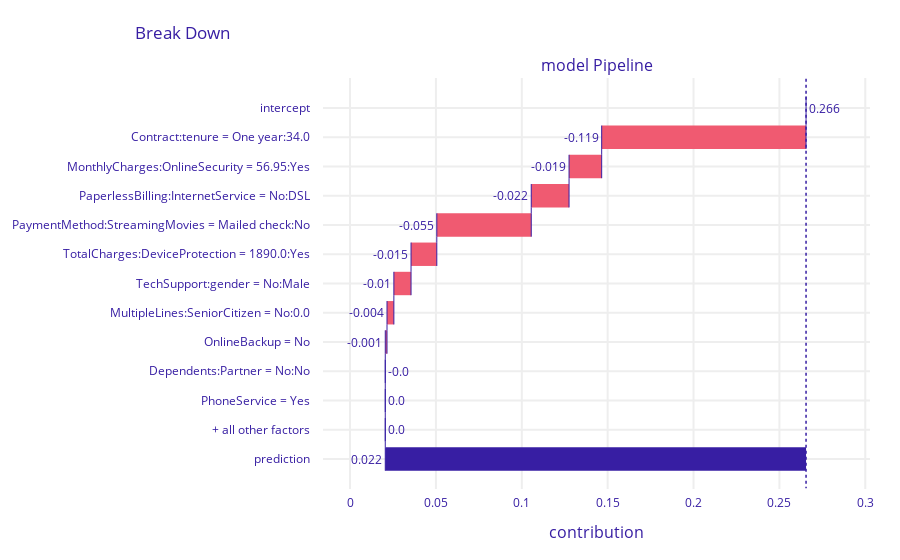

Source (notebook cell):
### Code cell
bd_henry = model_exp.predict_parts(customerA, 
             type = 'break_down_interactions',interaction_preference = 10)
bd_henry.plot()

### Figure 1 — Plotly figure (JSON) as saved in the notebook; plotly's stock layout.template omitted (floating-point values rounded to 4 significant figures)
{"data": [{"base": 0.2655, "connector": {"line": {"color": "#371ea3", "dash": "solid", "width": 1}, "mode": "spanning"}, "decreasing": {"marker": {"color": "#f05a71"}}, "hoverinfo": "text+delta", "hoverlabel": {"bgcolor": "rgba(0, 0, 0, 0.8)"}, "hovertext": ["Average response: 0.266<br>Prediction: 0.022", "Contract:tenure = One year:34.0<br>decreases average response by", "MonthlyCharges:OnlineSecurity = 56.95:Yes<br>decreases average response by", "PaperlessBilling:InternetService = No:DSL<br>decreases average response by", "PaymentMethod:StreamingMovies = Mailed check:No<br>decreases average response by", "TotalCharges:DeviceProtection = 1890.0:Yes<br>decreases average response by", "TechSupport:gender = No:Male<br>decreases average response by", "MultipleLines:SeniorCitizen = No:0.0<br>decreases average response by", "OnlineBackup = No<br>decreases average response by", "Dependents:Partner = No:No<br>decreases average response by", "PhoneService = Yes<br>decreases average response by", "+ all other factors<br>decreases average response by", "Average response: 0.266<br>Prediction: 0.022"], "increasing": {"marker": {"color": "#8bdcbe"}}, "measure": ["relative", "relative", "relative", "relative", "relative", "relative", "relative", "relative", "relative", "relative", "relative", "relative", "total"], "orientation": "h", "showlegend": false, "text": ["0.266", "-0.119", "-0.019", "-0.022", "-0.055", "-0.015", "-0.01", "-0.004", "-0.001", "-0.0", "0.0", "0.0", "0.022"], "textposition": "outside", "totals": {"marker": {"color": "#371ea3"}}, "type": "waterfall", "x": [0, -0.119, -0.019, -0.022, -0.055, -0.015, -0.01, -0.004, -0.001, 0, 0, 0, -0.244], "xaxis": "x", "y": ["intercept", "Contract:tenure = One year:34.0", "MonthlyCharges:OnlineSecurity = 56.95:Yes", "PaperlessBilling:InternetService = No:DSL", "PaymentMethod:StreamingMovies = Mailed check:No", "TotalCharges:DeviceProtection = 1890.0:Yes", "TechSupport:gender = No:Male", "MultipleLines:SeniorCitizen = No:0.0", "OnlineBackup = No", "Dependents:Partner = No:No", "PhoneService = Yes", "+ all other factors", "prediction"], "yaxis": "y"}], "layout": {"annotations": [{"font": {"size": 16}, "showarrow": false, "text": "model Pipeline", "x": 0.5, "xanchor": "center", "xref": "paper", "y": 1, "yanchor": "bottom", "yref": "paper"}, {"font": {"size": 16}, "showarrow": false, "text": "contribution", "x": 0.5, "xanchor": "center", "xref": "paper", "y": 0, "yanchor": "top", "yref": "paper", "yshift": -30}], "autosize": true, "font": {"color": "#371ea3"}, "margin": {"b": 71, "r": 30, "t": 78}, "shapes": [{"line": {"color": "#371ea3", "dash": "dot", "width": 1.5}, "type": "line", "x0": 0.2655, "x1": 0.2655, "xref": "x", "y0": -1, "y1": 13, "yref": "y"}], "title": {"text": "Break Down", "x": 0.15}, "xaxis": {"anchor": "y", "automargin": true, "domain": [0, 1], "fixedrange": true, "gridwidth": 2, "range": [-0.01575, 0.3028], "tickcolor": "white", "ticklen": 3, "ticks": "outside", "type": "linear", "zeroline": false}, "yaxis": {"anchor": "x", "automargin": true, "autorange": true, "domain": [0, 1], "fixedrange": true, "gridwidth": 2, "range": [13.04, -1.04], "tickcolor": "white", "ticklen": 10, "ticks": "outside", "type": "category"}}}
